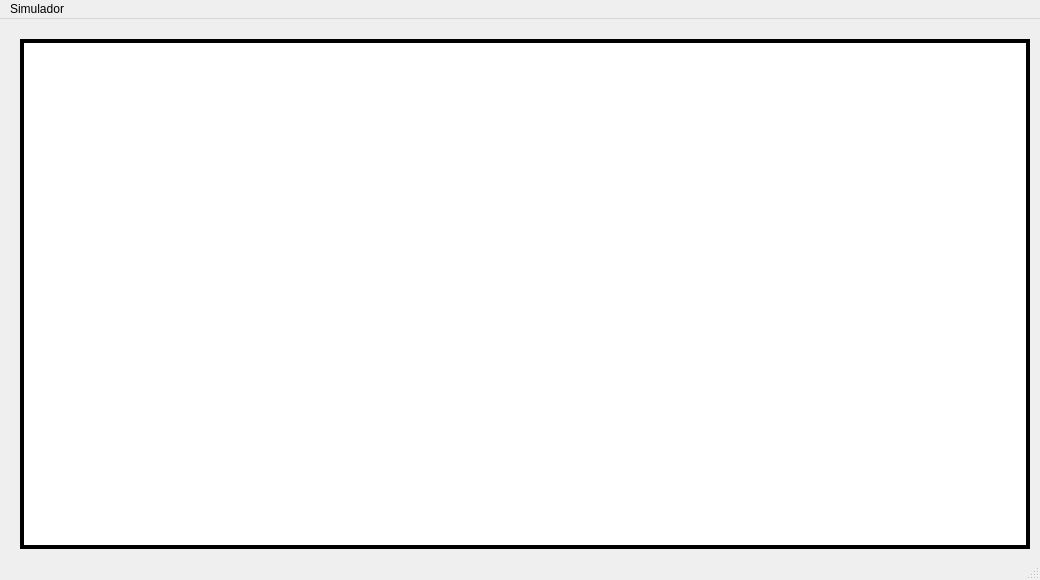
<?xml version="1.0" encoding="UTF-8"?>
<ui version="4.0">
 <class>MainW</class>
 <widget class="QMainWindow" name="MainW">
  <property name="geometry">
   <rect>
    <x>0</x>
    <y>0</y>
    <width>1040</width>
    <height>580</height>
   </rect>
  </property>
  <property name="sizePolicy">
   <sizepolicy hsizetype="Ignored" vsizetype="Ignored">
    <horstretch>0</horstretch>
    <verstretch>0</verstretch>
   </sizepolicy>
  </property>
  <property name="minimumSize">
   <size>
    <width>1040</width>
    <height>580</height>
   </size>
  </property>
  <property name="maximumSize">
   <size>
    <width>1040</width>
    <height>580</height>
   </size>
  </property>
  <property name="windowTitle">
   <string>Laboratorio 5</string>
  </property>
  <property name="windowIcon">
   <iconset resource="resources.qrc">
    <normaloff>:/new/Icons/Images/huevo.svg</normaloff>:/new/Icons/Images/huevo.svg</iconset>
  </property>
  <property name="autoFillBackground">
   <bool>true</bool>
  </property>
  <property name="iconSize">
   <size>
    <width>60</width>
    <height>60</height>
   </size>
  </property>
  <property name="tabShape">
   <enum>QTabWidget::Triangular</enum>
  </property>
  <widget class="QWidget" name="centralwidget">
   <property name="sizePolicy">
    <sizepolicy hsizetype="Ignored" vsizetype="Ignored">
     <horstretch>0</horstretch>
     <verstretch>0</verstretch>
    </sizepolicy>
   </property>
   <widget class="QGraphicsView" name="grafica">
    <property name="geometry">
     <rect>
      <x>20</x>
      <y>20</y>
      <width>1010</width>
      <height>510</height>
     </rect>
    </property>
    <property name="maximumSize">
     <size>
      <width>1010</width>
      <height>510</height>
     </size>
    </property>
    <property name="styleSheet">
     <string notr="true">background-image: url(:/new/Backgrounds/Images/doted.png);</string>
    </property>
    <property name="frameShape">
     <enum>QFrame::Box</enum>
    </property>
    <property name="frameShadow">
     <enum>QFrame::Plain</enum>
    </property>
    <property name="lineWidth">
     <number>4</number>
    </property>
    <property name="midLineWidth">
     <number>0</number>
    </property>
    <property name="verticalScrollBarPolicy">
     <enum>Qt::ScrollBarAlwaysOff</enum>
    </property>
    <property name="horizontalScrollBarPolicy">
     <enum>Qt::ScrollBarAlwaysOff</enum>
    </property>
    <property name="sizeAdjustPolicy">
     <enum>QAbstractScrollArea::AdjustIgnored</enum>
    </property>
    <property name="backgroundBrush">
     <brush brushstyle="NoBrush">
      <color alpha="0">
       <red>0</red>
       <green>0</green>
       <blue>20</blue>
      </color>
     </brush>
    </property>
    <property name="foregroundBrush">
     <brush brushstyle="NoBrush">
      <color alpha="255">
       <red>0</red>
       <green>0</green>
       <blue>0</blue>
      </color>
     </brush>
    </property>
    <property name="renderHints">
     <set>QPainter::Antialiasing|QPainter::TextAntialiasing</set>
    </property>
    <property name="cacheMode">
     <set>QGraphicsView::CacheNone</set>
    </property>
   </widget>
  </widget>
  <widget class="QMenuBar" name="menubar">
   <property name="geometry">
    <rect>
     <x>0</x>
     <y>0</y>
     <width>1040</width>
     <height>21</height>
    </rect>
   </property>
   <widget class="QMenu" name="menuSimulador">
    <property name="title">
     <string>Simulador</string>
    </property>
    <addaction name="actionEmpezar"/>
    <addaction name="actionReinicar"/>
    <addaction name="separator"/>
    <addaction name="actionSalir"/>
   </widget>
   <addaction name="menuSimulador"/>
  </widget>
  <widget class="QStatusBar" name="statusbar"/>
  <action name="actionEmpezar">
   <property name="text">
    <string>Empezar</string>
   </property>
  </action>
  <action name="actionSalir">
   <property name="text">
    <string>Salir</string>
   </property>
  </action>
  <action name="actionReinicar">
   <property name="text">
    <string>Reinicar</string>
   </property>
  </action>
 </widget>
 <resources>
  <include location="resources.qrc"/>
 </resources>
 <connections/>
</ui>
